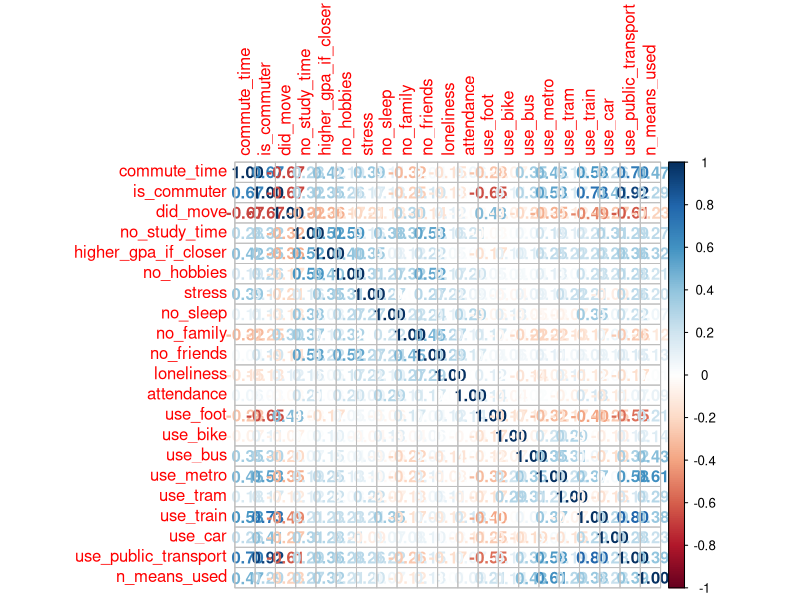

This figure's R source:
library(dplyr)
library(corrplot)
library(Hmisc)

data <- read.csv("./data/merged.csv")

outdir <- "routput/correlation"
dir.create(outdir, showWarnings = FALSE)
setwd(outdir)

sink("r.log", split = TRUE)

attach(data)
data$did_move <- sapply(did_move, function(x) max(x, 0))
data$use_public_transport <- ifelse(
  use_bus == 1 |
    use_metro == 1 |
    use_tram == 1 |
    use_train == 1,
  1, 0
)
detach(data)


filtered <- data %>% filter(gpa != -1)
attach(filtered)

selected_columns <- c(
  "commute_time",
  "is_commuter",
  "did_move",
  "no_study_time",
  "higher_gpa_if_closer",
  "no_hobbies",
  "stress",
  "no_sleep",
  "no_family",
  "no_friends",
  "loneliness",
  "attendance",
  "use_foot",
  "use_bike",
  "use_bus",
  "use_metro",
  "use_tram",
  "use_train",
  "use_car",
  "use_public_transport",
  "n_means_used"
)

correlation_matrix <- cor(filtered[selected_columns])
pdf("correlation.pdf", width = 13, height = 13)
corrplot(correlation_matrix,
  method = "number"
  # diag = FALSE
)

rcorr(as.matrix(filtered[selected_columns]))
